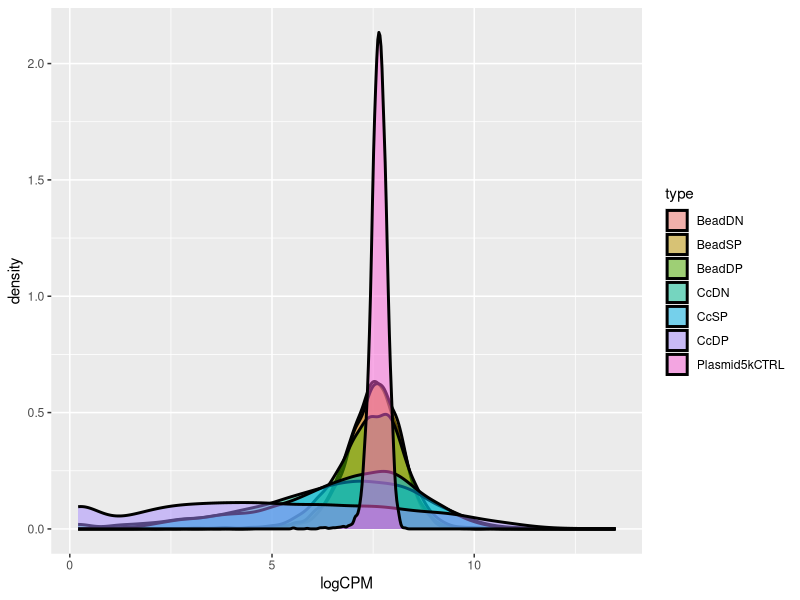
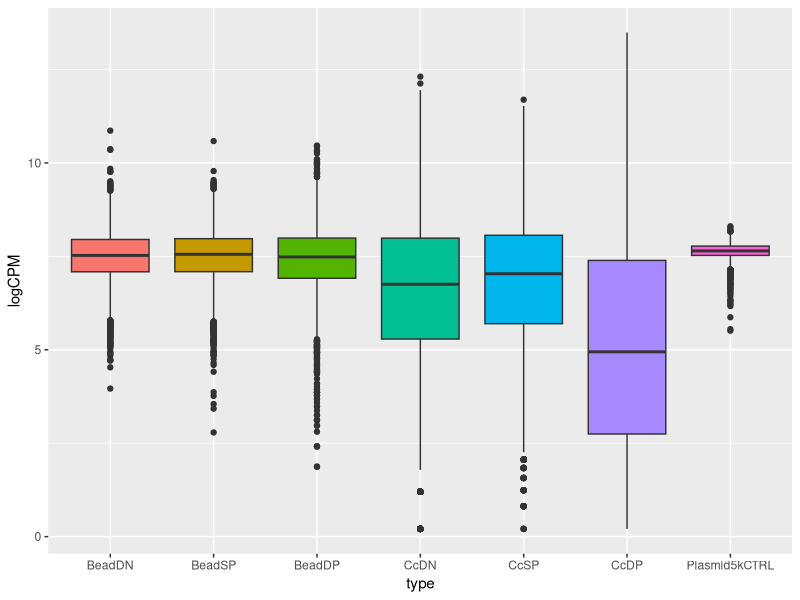
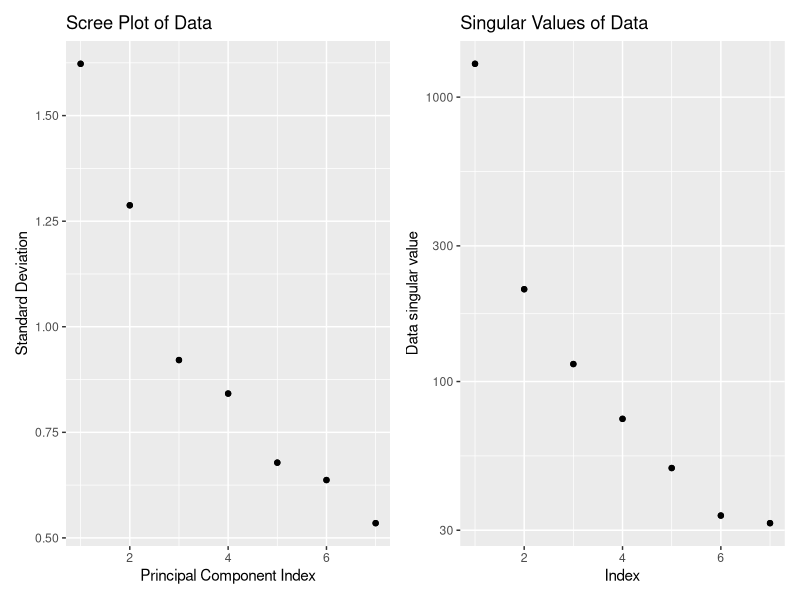
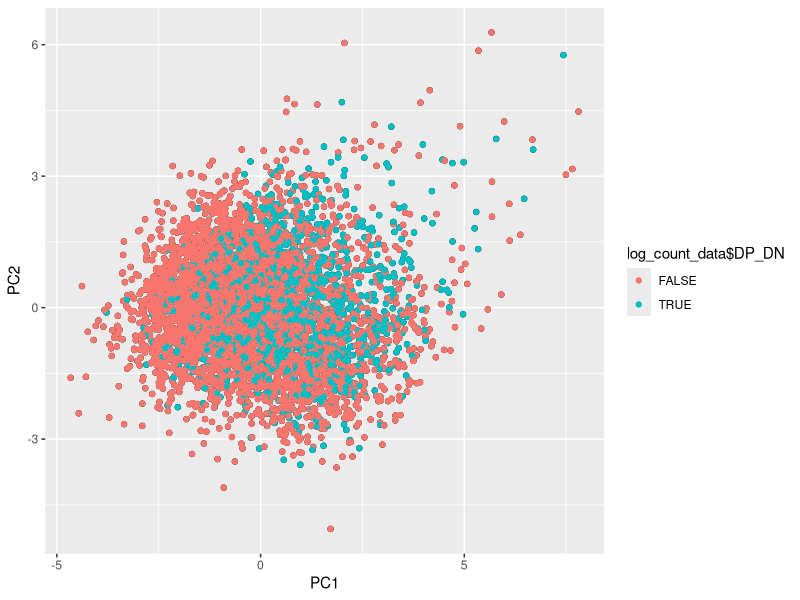
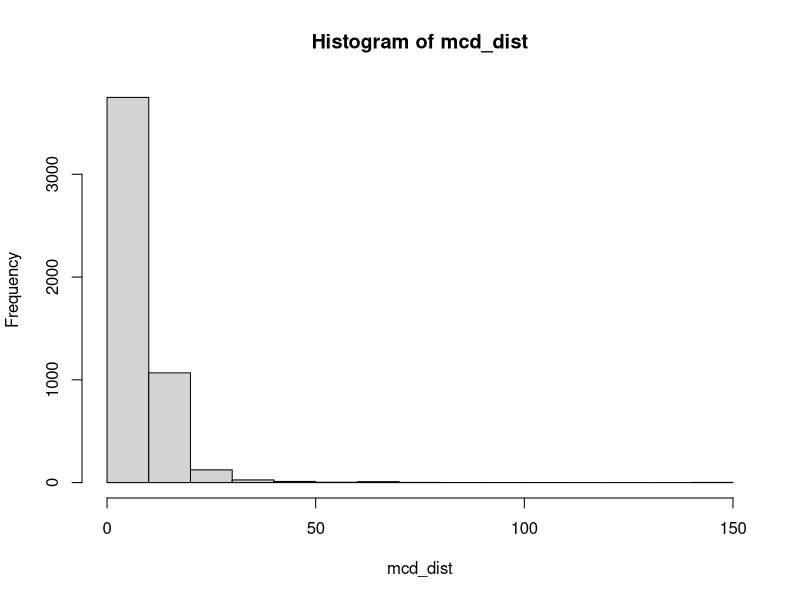
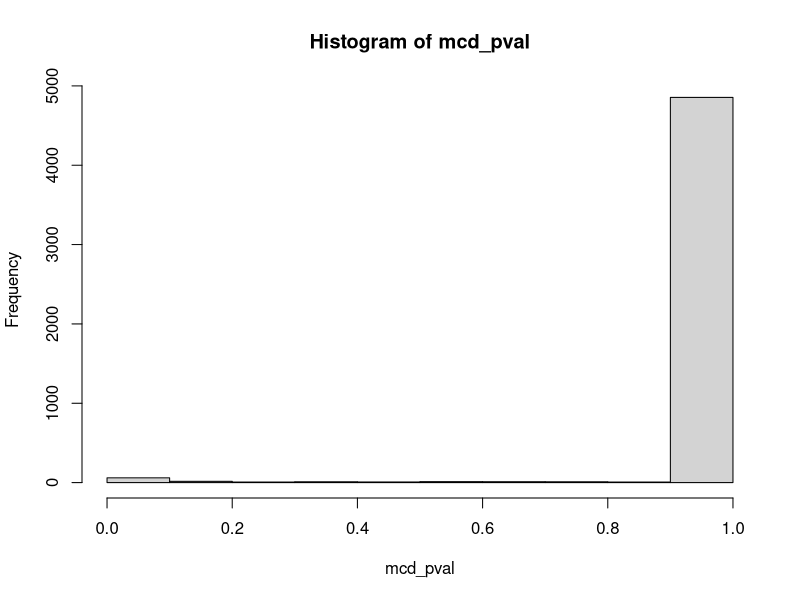
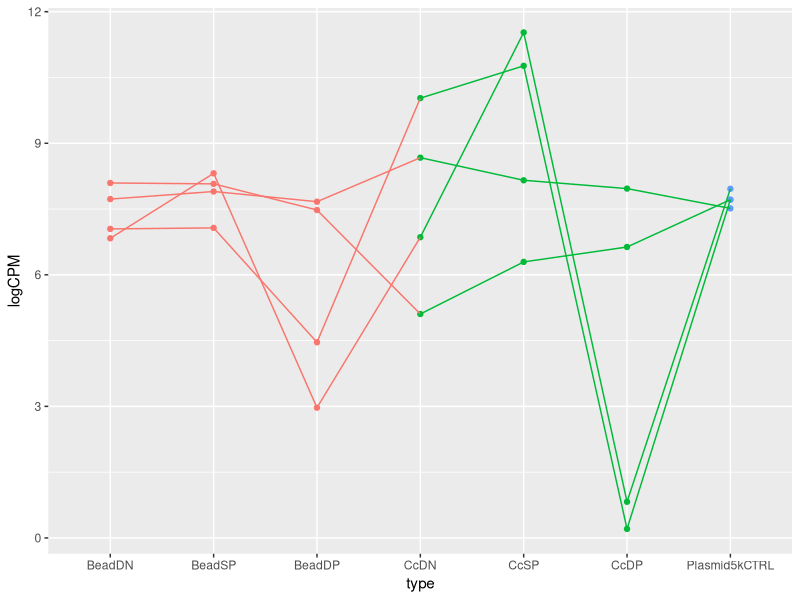

Write R code to recreate these figures, in order.
## ---- chunk 1
knitr::opts_chunk$set(echo = TRUE)
## ---- chunk 2
library(ggplot2)
library(reshape)
library(edgeR)
library(limma)
library(patchwork)
library(MASS)
library(stringr)
## ---- chunk 3
count_data <- read.csv('./Count_output/Comparison_to_5k_plasmid.count_normalized.txt', sep='\t')
count_data_orig <- read.csv('./Count_output/Comparison_to_5k_plasmid.count.txt', sep='\t')
log_count_data <- cbind(count_data[, 1:2], cpm(count_data[, 3:ncol(count_data)], log=TRUE))

log_count_melt <- melt(log_count_data)
colnames(log_count_melt) <- c('sgRNA', 'gene', 'type', 'count')
log_count_melt$tech <- gsub("SP|DP|DN", "", log_count_melt$type)
log_count_melt$marker <- gsub("Bead|Cc", "", log_count_melt$type)
log_count_melt$type <- factor(log_count_melt$type, levels = c("BeadDN", "BeadSP", "BeadDP", "CcDN", "CcSP", "CcDP", "Plasmid5kCTRL"))
log_count_melt$marker <- factor(log_count_melt$marker, levels = c("DN", "SP", "DP", "Plasmid5kCTRL"))
## ---- chunk 4
p <- ggplot(log_count_melt, aes(x=count, fill=type))
p <- p + geom_density(alpha = 0.5, lwd = 1, linetype = 1)
p <- p + labs(x = "logCPM")
p
## ---- chunk 5
p <- ggplot(log_count_melt, aes(x=type, y=count, fill=type))
p <- p + geom_boxplot()
p <- p + labs(x = "type", y = "logCPM")
p <- p + theme(legend.position = "none")
p
## ---- chunk 6
gene_pca <- prcomp(log_count_data[, !(colnames(log_count_data) %in% c("sgRNA", "Gene"))], scale=TRUE, center=TRUE)

p1 <- qplot(c(1:length(gene_pca$sdev)), gene_pca$sdev)
p1 <- p1 + geom_point()
p1 <- p1 + xlab("Principal Component Index") + ylab("Standard Deviation")
p1 <- p1 + ggtitle("Scree Plot of Data")

p2 <- qplot(c(1:length(gene_pca$sdev)), 
            svd(log_count_data[, 
                          !(colnames(log_count_data) 
                            %in% c("sgRNA", "Gene"))])$d)
p2 <- p2 + geom_point()
p2 <- p2 + xlab("Index") + ylab("Data singular value")
p2 <- p2 + ggtitle("Singular Values of Data")
p2 <- p2 + scale_y_continuous(trans="log10")

p1 + p2
## ---- chunk 7
log_count_data$DP_DN <- ((log_count_data$CcDP < log_count_data$CcDN) & (log_count_data$CcDP < log_count_data$Plasmid5kCTRL) & (log_count_data$BeadDP < log_count_data$BeadDN) & (log_count_data$BeadDP < log_count_data$Plasmid5kCTRL))


log_count_data$DP_SP <- ((log_count_data$CcDP < log_count_data$CcSP) & (log_count_data$CcDP < log_count_data$Plasmid5kCTRL) & (log_count_data$BeadDP < log_count_data$BeadSP) & (log_count_data$BeadDP < log_count_data$Plasmid5kCTRL))
## ---- chunk 8
plot_data <- cbind(gene_pca$x[, 1:2], 
                   log_count_data[, c("sgRNA", "Gene")])
p1 <- ggplot(data=plot_data, aes(x=PC1, y=PC2))
p1 <- p1 + geom_point()
p1 <- p1 + geom_point(aes(color=log_count_data$DP_DN))
p1
## ---- chunk 9
# https://maayanlab.cloud/Harmonizome/gene_set/abnormal+t+cell+differentiation/MPO+Gene-Phenotype+Associations
## ---- chunk 10
outlier_data <- log_count_data[, c(3:9)]
p_method <- "BY"
sig_level <- 0.05
mh_df <- ncol(outlier_data)

# Mahalanobis distance for outlier detection
# Note that R gives you the squared distance
mh_dist <- mahalanobis(outlier_data, center=colMeans(outlier_data), cov=cov(outlier_data))
# Chi Square assumption on data
mh_pval <- p.adjust(1 - pchisq(mh_dist, mh_df), method=p_method)

# Robust version of above using Minimum Covariance Determinant
mcd_quantile <- 0.8 # Throw out 1 - this of data
mcd_output <- cov.mcd(outlier_data, quantile.used=nrow(outlier_data) * mcd_quantile)
mcd_dist <- mahalanobis(outlier_data, center=mcd_output$center, cov=mcd_output$cov)
mcd_pval <- p.adjust(1 - pchisq(mcd_dist, mh_df), method=p_method)

# See XPCA paper for idea https://arxiv.org/abs/1808.07510
# Basically, transform the data to look Gaussian
# Compute ECDF -> Apply Inverse Gaussian CDF
transformed_data <- 1 * outlier_data
for (idx in 1:ncol(outlier_data)) {
  # Compute ECDF
  # Add points below min and above max to avoid infinities
  fcn <- ecdf(c(outlier_data[, idx], min(outlier_data[, idx]) - sd(outlier_data[, idx]), max(outlier_data[, idx]) + sd(outlier_data[, idx])))
  transformed_data[, idx] <- qnorm(fcn(outlier_data[, idx]))
}
# Repeat Mahalanobis distance with transformed data
tmh_dist <- mahalanobis(transformed_data, center=colMeans(transformed_data, na.rm=TRUE), cov=cov(transformed_data))
tmh_pval <- p.adjust(1 - pchisq(tmh_dist, mh_df), method=p_method)
# Repeat MCD approach for transformed data
tmcd_output <- cov.mcd(transformed_data, quantile.used=nrow(transformed_data) * mcd_quantile)
tmcd_dist <- mahalanobis(transformed_data, center=tmcd_output$center, cov=tmcd_output$cov)
tmcd_pval <- p.adjust(1 - pchisq(tmcd_dist, mh_df), method=p_method)

mh_df <- data.frame(gene=count_data[which(mh_pval < sig_level), "Gene"], pval=mh_pval[which(mh_pval < sig_level)])
mh_df <- mh_df[order(mh_df$pval), ]

mcd_df <- data.frame(gene=count_data[which(mcd_pval < sig_level), "Gene"], pval=mcd_pval[which(mcd_pval < sig_level)])
mcd_df <- mcd_df[order(mcd_df$pval), ]

tmh_df <- data.frame(gene=count_data[which(tmh_pval < sig_level), "Gene"], pval=tmh_pval[which(tmh_pval < sig_level)])
tmh_df <- tmh_df[order(tmh_df$pval), ]

tmcd_df <- data.frame(gene=count_data[which(tmcd_pval < sig_level), "Gene"], pval=tmcd_pval[which(tmcd_pval < sig_level)])
tmcd_df <- tmcd_df[order(tmcd_df$pval), ]

hist(mcd_dist)
hist(mcd_pval)
## ---- chunk 11
plot_df <- log_count_melt[which(log_count_melt$gene == "CD5"), ]
p <- ggplot(plot_df, aes(x=type, y=count, colour=as.factor(tech), group=as.factor(sgRNA)))
p <- p + geom_point()
p <- p + geom_line()
p <- p + labs(x = "type", y = "logCPM")
p <- p + theme(legend.position = "none")
p
